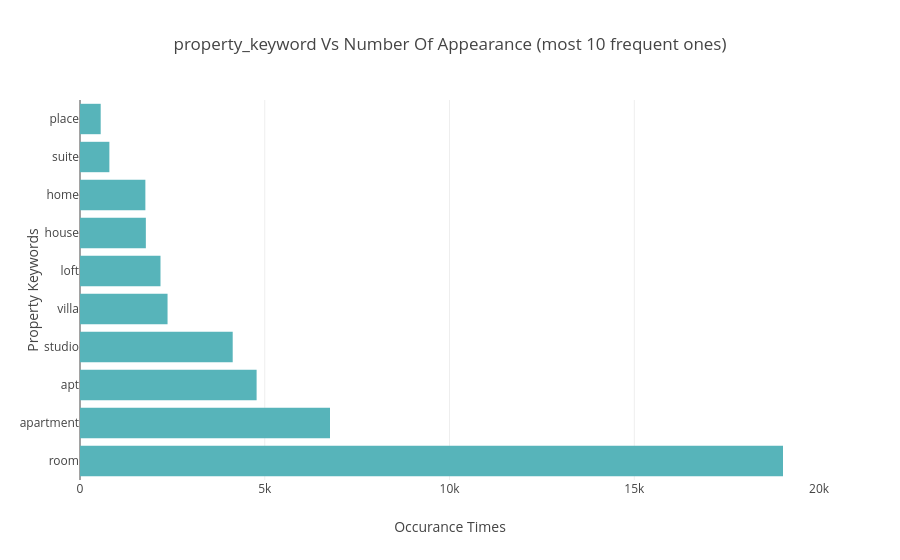

The notebook cell this image was saved under:
### Code cell
#- Visualizing The propery keywords Vs Their Counts (only frist 10)
property_df = pd.DataFrame(
        {
            "property"   : prokey_count.keys(),
            "appearance" : prokey_count.values(), 
        }
    ).sort_values(by='appearance',ascending=False).reset_index()[:10]

px.bar(
    data_frame=property_df
    , x='appearance' , y="property", 
    labels={"appearance":"Occurance Times","property":"Property Keywords"},
    title="property_keyword Vs Number Of Appearance (most 10 frequent ones)",
    orientation='h',color_discrete_sequence=["#57B4BA"]
)

### Figure 1 — Plotly figure (JSON) as saved in the notebook; plotly's stock layout.template omitted (floating-point values rounded to 4 significant figures)
{"data": [{"hovertemplate": "Occurance Times=%{x}<br>Property Keywords=%{y}<extra></extra>", "legendgroup": "", "marker": {"color": "#57B4BA", "pattern": {"shape": ""}}, "name": "", "orientation": "h", "showlegend": false, "textposition": "auto", "type": "bar", "x": [19023, 6765, 4779, 4132, 2369, 2178, 1782, 1769, 795, 560], "xaxis": "x", "y": ["room", "apartment", "apt", "studio", "villa", "loft", "house", "home", "suite", "place"], "yaxis": "y"}], "layout": {"barmode": "relative", "legend": {"tracegroupgap": 0}, "title": {"text": "property_keyword Vs Number Of Appearance (most 10 frequent ones)"}, "xaxis": {"anchor": "y", "domain": [0, 1], "title": {"text": "Occurance Times"}}, "yaxis": {"anchor": "x", "domain": [0, 1], "title": {"text": "Property Keywords"}}}}
